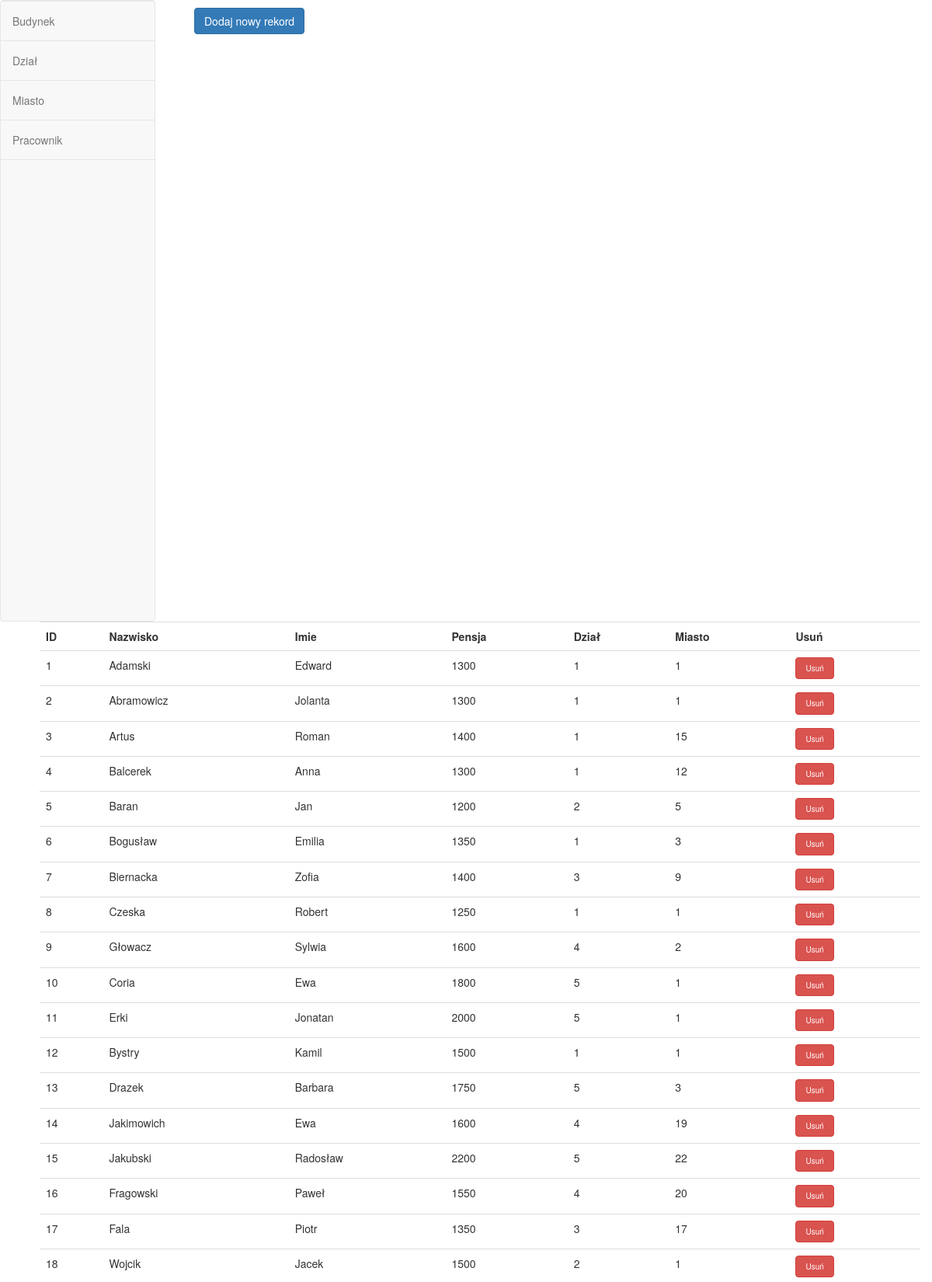
/pracownik.php (upper part), run on the app's committed database.
### tables this page shows
CREATE TABLE `pracownik` (
  `idPracownik` int(11) NOT NULL AUTO_INCREMENT,
  `Nazwisko` varchar(60) DEFAULT NULL,
  `Imie` varchar(45) DEFAULT NULL,
  `Pensja` float DEFAULT NULL,
  `Dzial_idDzial` int(11) NOT NULL,
  `Miasto_idMiasto` int(11) NOT NULL,
  PRIMARY KEY (`idPracownik`,`Dzial_idDzial`,`Miasto_idMiasto`),
  KEY `fk_Pracownik_Dzial` (`Dzial_idDzial`),
  KEY `fk_Pracownik_Miasto1` (`Miasto_idMiasto`),
  CONSTRAINT `fk_Pracownik_Dzial` FOREIGN KEY (`Dzial_idDzial`) REFERENCES `dzial` (`idDzial`) ON DELETE NO ACTION ON UPDATE NO ACTION,
  CONSTRAINT `fk_Pracownik_Miasto1` FOREIGN KEY (`Miasto_idMiasto`) REFERENCES `miasto` (`idMiasto`) ON DELETE NO ACTION ON UPDATE NO ACTION
);

### pracownik.php (the view, shortened to what this page needs)
<!DOCTYPE html>
<html>
<head>
	<link rel="stylesheet"  href="style.css">
 	<link rel="stylesheet" href="bootstrap.min.css">
</head>
<body>
<nav class="navbar navbar-default sidebar" role="navigation">
    <div class="container-fluid">
    <div class="collapse navbar-collapse" id="bs-sidebar-navbar-collapse-1">
      <ul class="nav navbar-nav">
        <li ><a href="budynek.php">Budynek<span style="font-size:16px;" class="pull-right hidden-xs showopacity glyphicon "></span></a></li>
        <li ><a href="dzial.php">Dział<span style="font-size:16px;" class="pull-right hidden-xs showopacity glyphicon "></span></a></li>
        <li ><a href="miasto.php">Miasto<span style="font-size:16px;" class="pull-right hidden-xs showopacity glyphicon "></span></a></li>
        <li ><a href="pracownik.php">Pracownik<span style="font-size:16px;" class="pull-right hidden-xs showopacity glyphicon "></span></a></li>
      </ul>
    </div>
  </div>
</nav>
<a href="dodaj/dodajpracownik.php" type="button" class="btn btn-primary">Dodaj nowy rekord</a>
<?php
	require_once('connect.php');
	$mysqli->query("SET NAMES 'utf8'");
	if($rezultat = $mysqli->query("SELECT * FROM pracownik "))
	{
		if($rezultat->num_rows>0)
		{
			echo "<div class='container'>";
			echo "<table class='table'>";
			echo "<tr><th>ID</th><th>Nazwisko</th><th>Imie</th><th>Pensja</th><th>Dział</th><th>Miasto</th><th>Usuń</th></tr>";
			while($wiersz = $rezultat->fetch_object())
			{
				echo "<tr>";
					echo "<td>".$wiersz->idPracownik."</td>";
					echo "<td>".$wiersz->Nazwisko."</td>";
					echo "<td>".$wiersz->Imie."</td>";
					echo "<td>".$wiersz->Pensja."</td>";
					echo "<td>".$wiersz->Dzial_idDzial."</td>";
					echo "<td>".$wiersz->Miasto_idMiasto."</td>";
					echo "<td><a type='button' class='btn btn-danger' href='usun/usunpracownik.php?id=".$wiersz->idPracownik."'>Usuń</a></td>";
				echo "</tr>";
			}
			echo "</table>";
			echo "</div>";
		}
		else
		{
			echo "Brak rekordów";
		}
	}
	else
	{
		echo "Błąd: ". $mysqli->error;
	}
?>
</body>
</html>

### style.css (style rules this page uses)
body,html { height: 100%; }
nav.sidebar, .main { -webkit-transition: margin 200ms ease-out; -moz-transition: margin 200ms ease-out; -o-transition: margin 200ms ease-out; transition: margin 200ms ease-out; }
@media (min-width: 765px) { nav.sidebar a { padding-right: 13px; } }
@media (min-width: 765px) { nav.sidebar .navbar-nav > li:first-child { border-top: 1px #e5e5e5 solid; } }
@media (min-width: 765px) { nav.sidebar .navbar-nav > li { border-bottom: 1px #e5e5e5 solid; } }
@media (min-width: 765px) { nav.sidebar .navbar-collapse, nav.sidebar .container-fluid { padding: 0 0px 0 0px; } }
@media (min-width: 765px) { nav.sidebar { width: 200px; height: 100%; margin-left: -160px; float: left; margin-bottom: 0px; } }
@media (min-width: 765px) { nav.sidebar li { width: 100%; } }

### data on the page
pracownik: idPracownik "1", Nazwisko "Adamski", Imie "Edward", Pensja "1300", Dzial_idDzial "1", Miasto_idMiasto "1"
pracownik: idPracownik "2", Nazwisko "Abramowicz", Imie "Jolanta", Pensja "1300", Dzial_idDzial "1", Miasto_idMiasto "1"
pracownik: idPracownik "3", Nazwisko "Artus", Imie "Roman", Pensja "1400", Dzial_idDzial "1", Miasto_idMiasto "15"
pracownik: idPracownik "4", Nazwisko "Balcerek", Imie "Anna", Pensja "1300", Dzial_idDzial "1", Miasto_idMiasto "12"
pracownik: idPracownik "5", Nazwisko "Baran", Imie "Jan", Pensja "1200", Dzial_idDzial "2", Miasto_idMiasto "5"
pracownik: idPracownik "6", Nazwisko "Bogusław", Imie "Emilia", Pensja "1350", Dzial_idDzial "1", Miasto_idMiasto "3"
pracownik: idPracownik "7", Nazwisko "Biernacka", Imie "Zofia", Pensja "1400", Dzial_idDzial "3", Miasto_idMiasto "9"
pracownik: idPracownik "8", Nazwisko "Czeska", Imie "Robert", Pensja "1250", Dzial_idDzial "1", Miasto_idMiasto "1"
pracownik: idPracownik "9", Nazwisko "Głowacz", Imie "Sylwia", Pensja "1600", Dzial_idDzial "4", Miasto_idMiasto "2"
pracownik: idPracownik "10", Nazwisko "Coria", Imie "Ewa", Pensja "1800", Dzial_idDzial "5", Miasto_idMiasto "1"
pracownik: idPracownik "11", Nazwisko "Erki", Imie "Jonatan", Pensja "2000", Dzial_idDzial "5", Miasto_idMiasto "1"
pracownik: idPracownik "12", Nazwisko "Bystry", Imie "Kamil", Pensja "1500", Dzial_idDzial "1", Miasto_idMiasto "1"
pracownik: idPracownik "13", Nazwisko "Drazek", Imie "Barbara", Pensja "1750", Dzial_idDzial "5", Miasto_idMiasto "3"
pracownik: idPracownik "14", Nazwisko "Jakimowich", Imie "Ewa", Pensja "1600", Dzial_idDzial "4", Miasto_idMiasto "19"
pracownik: idPracownik "15", Nazwisko "Jakubski", Imie "Radosław", Pensja "2200", Dzial_idDzial "5", Miasto_idMiasto "22"
pracownik: idPracownik "16", Nazwisko "Fragowski", Imie "Paweł", Pensja "1550", Dzial_idDzial "4", Miasto_idMiasto "20"
pracownik: idPracownik "17", Nazwisko "Fala", Imie "Piotr", Pensja "1350", Dzial_idDzial "3", Miasto_idMiasto "17"
pracownik: idPracownik "18", Nazwisko "Wojcik", Imie "Jacek", Pensja "1500", Dzial_idDzial "2", Miasto_idMiasto "1"
